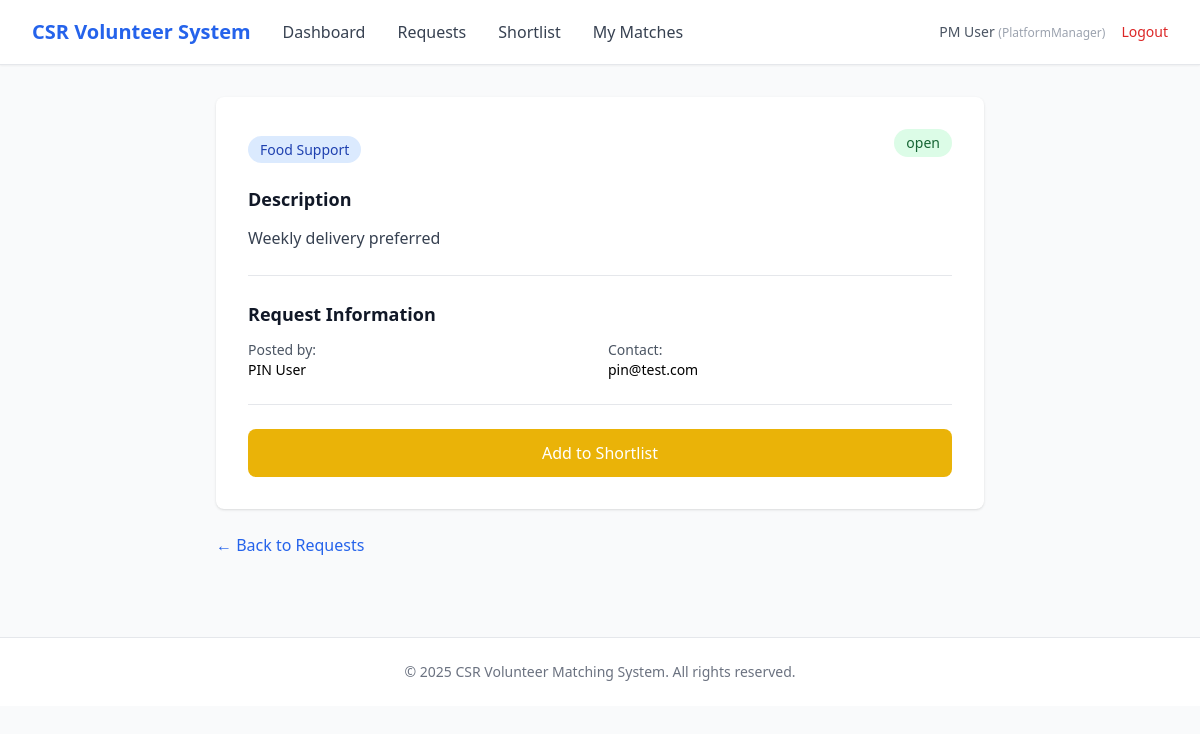
Screenshot of /csr/requests/2 (signed in) with the database file from the repository.
### app/entity/user_account.py (models this page shows, shortened)
class UserAccount(UserMixin, db.Model):
    __tablename__ = "user_accounts"
    userID = db.Column(db.Integer, primary_key=True, autoincrement=True)  # explicit auto increment
    name = db.Column(db.String(100), nullable=False)
    email = db.Column(db.String(120), nullable=False, unique=True, index=True)
    _password = db.Column("password", db.String(255), nullable=False)
    age = db.Column(db.Integer)
    phoneNumber = db.Column(db.String(20))
    isActive = db.Column(db.Boolean, default=True)
    profileID = db.Column(db.Integer, db.ForeignKey("user_profiles.profileID"), nullable=False)
    profile = db.relationship("UserProfile", back_populates="users", lazy=True)
    @property
    def password(self):
        raise AttributeError("Password is write-only.")
    @password.setter
    def password(self, raw):
        self._password = generate_password_hash(raw)

### app/entity/user_profile.py (models this page shows)
class UserProfile(db.Model):
    __tablename__ = "user_profiles"
    profileID   = db.Column(db.Integer, primary_key=True, autoincrement=True)  # explicit auto increment
    profileName = db.Column(db.String(50), nullable=False, unique=True)
    description = db.Column(db.String(255))
    isActive    = db.Column(db.Boolean, default=True)
    users = db.relationship("UserAccount", back_populates="profile", lazy=True)

### app/entity/category.py (models this page shows)
class Category(db.Model):
    __tablename__ = "categories"
    categoryID   = db.Column(db.Integer, primary_key=True)
    categoryName = db.Column(db.String(100), nullable=False, unique=True)
    description  = db.Column(db.String(255))
    isActive     = db.Column(db.Boolean, default=True)
    requests = db.relationship("Request", back_populates="category", lazy=True)

### app/entity/request.py (models this page shows)
class Request(db.Model):
    __tablename__ = "requests"
    requestID = db.Column(db.Integer, primary_key=True)
    pinID = db.Column(db.Integer, db.ForeignKey("user_accounts.userID"), nullable=False)
    csrRepID = db.Column(db.Integer, db.ForeignKey("user_accounts.userID"))
    categoryID = db.Column(db.Integer, db.ForeignKey("categories.categoryID"), nullable=False)
    title = db.Column(db.String(150), nullable=False)
    description = db.Column(db.Text)
    status = db.Column(db.String(30), default="open")
    viewCount = db.Column(db.Integer, default=0)
    shortlistCount = db.Column(db.Integer, default=0)
    createdAt = db.Column(db.DateTime, default=db.func.now(), nullable=False)
    closedAt  = db.Column(db.DateTime)
    category = db.relationship("Category", back_populates="requests", lazy=True)
    person_in_need = db.relationship(
        "UserAccount",
        foreign_keys=[pinID],
        backref=db.backref("requests_made", lazy=True),
        lazy=True
    )
    csr_representative = db.relationship(
        "UserAccount",
        foreign_keys=[csrRepID],
        backref=db.backref("requests_supported", lazy=True),
        lazy=True
    )
    shortlists = db.relationship(
        "Shortlist",
        cascade="all, delete-orphan",
        passive_deletes=True
    )
    match_records = db.relationship(
        "MatchRecord",
        cascade="all, delete-orphan",
        passive_deletes=True
    )

### app/boundary/routes.py (the view)
@boundary_bp.route("/csr/requests/<int:request_id>")
@login_required
def csr_view_request(request_id):
    from app.control.csr_viewRequest_controller import CsrViewRequestController
    try:
        r = CsrViewRequestController().viewRequestDetails(request_id)
    except Exception as e:
        flash(str(e), "danger")
        return redirect(url_for("boundary.csr_requests"))
    return render_template("csr/view_request.html", request=r)

### app/control/csr_viewRequest_controller.py (called while the page is built)
    def viewRequestDetails(self, requestID: int):
        r = Request.query.get(requestID)
        if not r:
            raise ValueError("Request not found.")
        r.viewCount = (r.viewCount or 0) + 1
        db.session.commit()
        return r

### app/entity/user_account.py (called while the page is built)
@login_manager.user_loader
def load_user(user_id):
    return UserAccount.query.get(int(user_id))

### app/templates/csr/view_request.html (shortened to what this page needs)
{% extends "base.html" %}
{% block nav_links %}
<a href="{{ url_for('boundary.csr_dashboard') }}" class="text-gray-700 hover:text-primary">Dashboard</a>
<a href="{{ url_for('boundary.csr_requests') }}" class="text-gray-700 hover:text-primary">Requests</a>
<a href="{{ url_for('boundary.csr_shortlist') }}" class="text-gray-700 hover:text-primary">Shortlist</a>
<a href="{{ url_for('boundary.csr_matches') }}" class="text-gray-700 hover:text-primary">My Matches</a>
{% endblock %}
{% block content %}
<div class="max-w-3xl mx-auto">
    <div class="bg-white rounded-lg shadow p-8">
        <div class="flex justify-between items-start mb-6">
            <div>
                <span class="px-3 py-1 text-sm font-medium rounded-full bg-blue-100 text-blue-800">
                    {{ request.category.categoryName }}
                </span>
            </div>
            <span class="px-3 py-1 text-sm font-medium rounded-full bg-green-100 text-green-800">
                {{ request.status }}
            </span>
        </div>
        <div class="mb-6 pb-6 border-b border-gray-200">
            <h2 class="text-lg font-bold text-gray-900 mb-3">Description</h2>
            <p class="text-gray-700 leading-relaxed whitespace-pre-line">{{ request.description }}</p>
        </div>
        <div class="mb-6 pb-6 border-b border-gray-200">
            <h2 class="text-lg font-bold text-gray-900 mb-3">Request Information</h2>
            <div class="grid grid-cols-2 gap-4 text-sm">
                <div>
                    <p class="text-gray-600">Posted by:</p>
                    <p class="font-medium">{{ request.person_in_need.name }}</p>
                </div>
                <div>
                    <p class="text-gray-600">Contact:</p>
                    <p class="font-medium">{{ request.person_in_need.email }}</p>
                </div>
            </div>
        </div>
        <div class="flex gap-4">
            {% if is_shortlisted %}
            <form method="POST" action="{{ url_for('boundary.csr_shortlist_remove', request_id=request.requestID) }}" class="flex-1">
                <button type="submit"
                        class="w-full px-6 py-3 bg-gray-200 text-gray-700 rounded-lg hover:bg-gray-300 transition font-medium">
                    Remove from Shortlist
                </button>
            </form>
            {% else %}
            <form method="POST" action="{{ url_for('boundary.csr_shortlist_add', request_id=request.requestID) }}" class="flex-1">
                <button type="submit"
                        class="w-full px-6 py-3 bg-yellow-500 text-white rounded-lg hover:bg-yellow-600 transition font-medium">
                    Add to Shortlist
                </button>
            </form>
            {% endif %}
        </div>
    </div>
    <div class="mt-6">
        <a href="{{ url_for('boundary.csr_requests') }}" class="text-primary hover:text-blue-700">
            ← Back to Requests
        </a>
    </div>
</div>
{% endblock %}

### app/templates/base.html (shortened to what this page needs)
<!DOCTYPE html>
<html lang="en">
<head>
    <script src="https://cdn.tailwindcss.com"></script>
</head>
<body class="bg-gray-50 min-h-screen">
    {% if current_user.is_authenticated %}
    <nav class="bg-white shadow-sm border-b border-gray-200">
        <div class="max-w-7xl mx-auto px-4 sm:px-6 lg:px-8">
            <div class="flex justify-between items-center h-16">
                <div class="flex items-center gap-8">
                    <a href="{{ url_for('boundary.login') }}" class="text-xl font-bold text-primary">
                        CSR Volunteer System
                    </a>
                    {% block nav_links %}{% endblock %}
                </div>
                <div class="flex items-center gap-4">
                    <span class="text-sm text-gray-600">
                        {{ current_user.name }}
                        <span class="text-xs text-gray-400">({{ current_user.profile.profileName }})</span>
                    </span>
                    <a href="{{ url_for('boundary.logout') }}" class="text-sm text-red-600 hover:text-red-700">
                        Logout
                    </a>
                </div>
            </div>
        </div>
    </nav>
    {% endif %}
    <main class="max-w-7xl mx-auto px-4 sm:px-6 lg:px-8 py-8">
        {% block content %}{% endblock %}
    </main>
    <footer class="bg-white border-t border-gray-200 mt-12">
        <div class="max-w-7xl mx-auto px-4 sm:px-6 lg:px-8 py-6">
            <p class="text-center text-sm text-gray-500">
                &copy; 2025 CSR Volunteer Matching System. All rights reserved.
            </p>
        </div>
    </footer>
</body>
</html>

### rows the page displays
UserAccount: name "PM User"
UserProfile: profile.profileName "PlatformManager"
Category: category.categoryName "Food Support"
Request: status "open", description "Weekly delivery preferred"
UserAccount: person_in_need.name "PIN User", person_in_need.email "pin@test.com"
